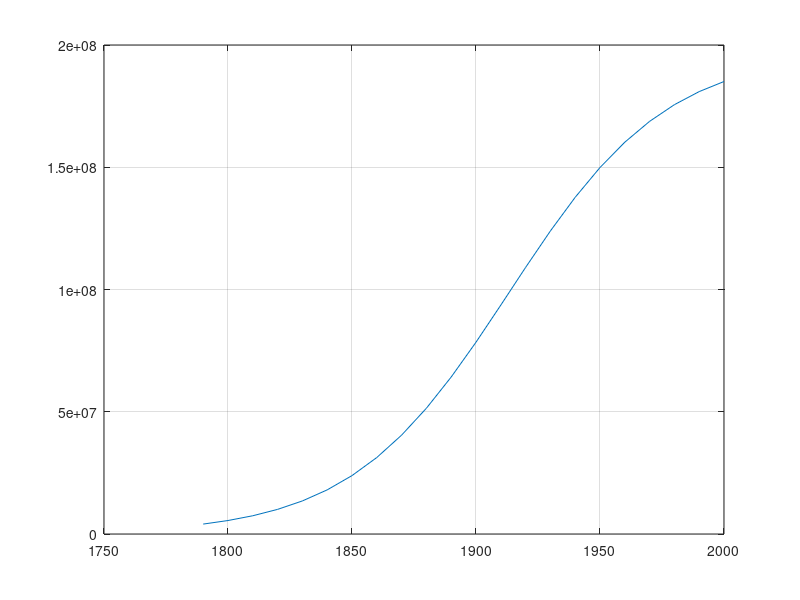

This chart was generated by the following MATLAB code:
P = @(t) 197273000 / (1 + exp(-0.03134 * (t - 1913.25)));
years = 1790:10:2000;
for i = 1:length(years)
    P_graph(i) = P(years(i));
end
fprintf('%s %s\n', 'Year', 'Population');
for i = 1:length(years)
    fprintf('%d %.2f\n', years(i), P_graph(i));
end

figure;
plot(years, P_graph);

grid on;
